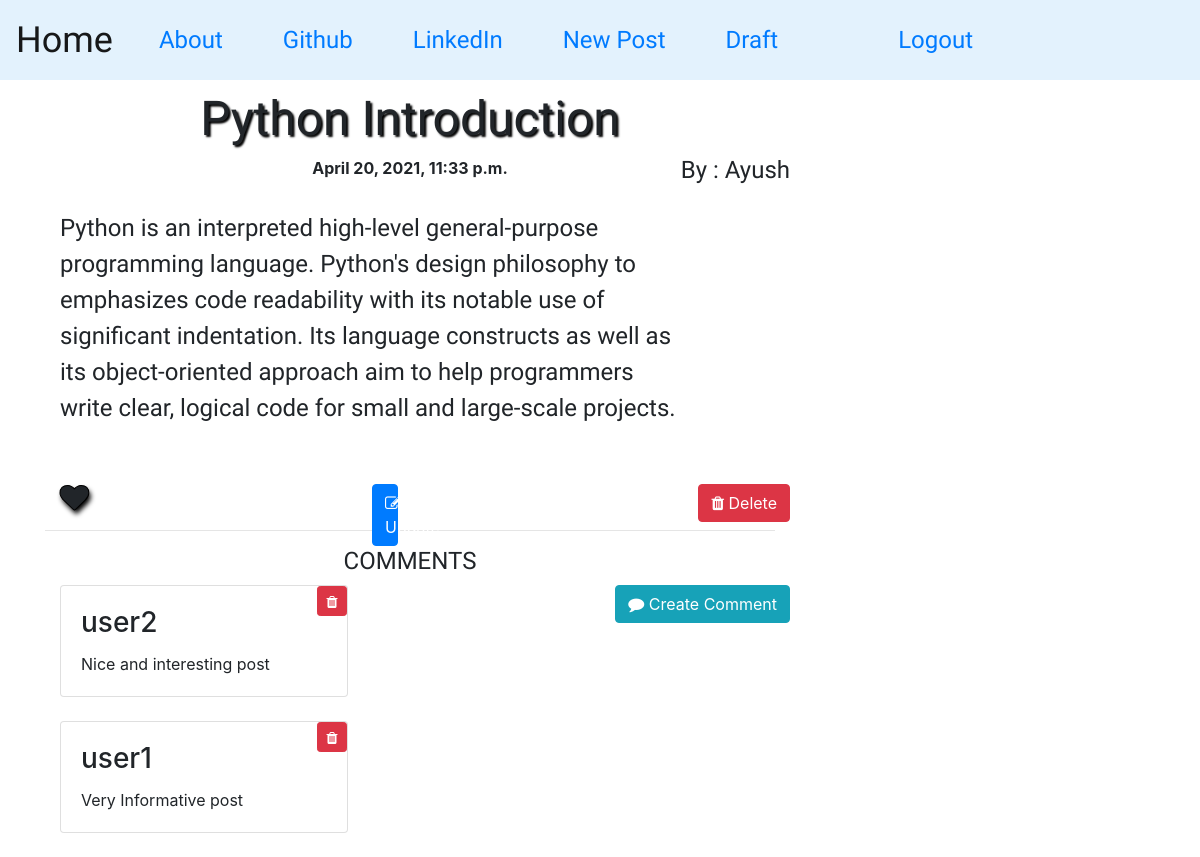
Screenshot of /detail/15/ (signed in) with the database file from the repository.
### blog/models.py (models this page shows, shortened)
class Post(models.Model):
    author = models.ForeignKey('auth.User', on_delete=models.CASCADE)
    title = models.TextField(max_length=128)
    text = models.TextField()
    create_date = models.DateTimeField(default=timezone.now)
    publish_date = models.DateTimeField(blank=True, null=True)
    likes = models.ManyToManyField('auth.User', related_name="post_likes")

class Comment(models.Model):
    post = models.ForeignKey(Post, related_name='comment_fk', on_delete=models.CASCADE)
    text = models.TextField()
    author = models.CharField(max_length=128)
    create_date = models.DateTimeField(default=timezone.now)
    class Meta:
        ordering = ["-create_date"]

### blog/views.py (the view)
# urls.py: path('detail/<pk>/', views.PostDetailView.as_view(), name='detail'),
class PostDetailView(LoginRequiredMixin,DetailView):  # post detail
    login_url = 'login'
    model = Post
    template_name = 'post/detail_post.html'
    context_object_name = 'post'

### blog/templates/blog/post/detail_post.html (shortened to what this page needs)
{% extends "base.html" %}
{% block content %}
  <div class="container" id="con1">
      <h1 class='posttitle loader'>{{post.title|title}}</h1>
      <h3 class='right_me myfont'>By : {{post.author|title}}</h3>
      {% if not post.publish_date %}
           <a href="{% url 'post_publish' test_pk=post.id %}"><input type="button" class="btn btn-warning" name="Publish" value="Publish"> </a>
      {% else %}
         <div class="date postdate">
            {{ post.publish_date }}
         </div>
      {% endif %}
      <pre class='para_text myfont'>{{post.text|safe|linebreaksbr}}</pre>
      <br><br>
      <i class="fa fa-heart like-btn" aria-hidden:'true' post-id={{post.id}}></i>
      {% if request.user.is_staff %}
          <a href="{% url 'update_post1' pk=post.id %}"><button class="btn btn-primary" style="position: absolute; right: 55%; left:45%;">
          <i class="fa fa-edit"></i> Update</button></a>
          <a href="{% url 'delete_post' pk=post.id %}"><button class="btn btn-danger btn_two"><i class="fa fa-trash"></i> Delete</button></a>
      {% endif %}
  </div>
  <h2  class="mysubtitle" >COMMENTS</h2>
  <a href="{% url 'comment_create' pk=post.id %}"> <button  class="btn btn-primary right_me btn-info"><i class="fa fa-comment"></i> Create Comment</button></a>
  <div class="container" id="con2">
    {% for comment in  post.comment_fk.all %}
        <div class="card" style="width: 18rem;">
          <div class="card-body">
             {% if comment.author|safe == request.user|safe or request.user.is_staff  %}
                   <button class="btn btn-danger at_right_top del-btn btn-sm" comment-id={{comment.id}}><i class="fa fa-trash"></i></button>
             {% endif %}
             <h3 class="card-title" >{{ comment.author }}</h3>
             <p class="card-text">{{comment.text}}</p>
          </div>
        </div>
      <br>
      {% empty %}
      <p>No comments!</p>
   {% endfor %}
  </div>
{% endblock %}

### blog/static/css/master.css (style rules this page uses)
.myfont { font-family: 'Days One', sans-serif; font-size: 1.5em; margin-bottom: 10px; }
.posttitle { font-family: 'Days One', sans-serif; font-size: 3em; text-align: center; text-shadow: 2px 2px 2px black; }
.mysubtitle { font-family: 'Days One', sans-serif; font-size: 1.5em; margin-bottom: 10px; text-align: center; }
.right_me { position: absolute; right: 0px; }
.at_right_top { width: 30px; height: 30px; position: absolute; right: 0; top: 0; transform: translate(0%,0%); }
.postdate { text-align: center; font-weight : bold }
.para_text { font-family: 'Days One', sans-serif; font-size: 1.5em; margin-bottom: 10px; margin-top:30px; }
.btn_two { position: absolute; right: 0px; }
.fa-heart { font-size:1.8em; text-shadow: 2px 4px 5px black; position: relative; -webkit-text-stroke-width: 1px; -webkit-text-stroke-color: black; }

### rows the page displays
Post: title "Python Introduction", author "Ayush", publish_date "April 20, 2021, 11:33 p.m.", text "Python is an interpreted high-level general-purpose programming language. Python's design philosophy to emphasizes code readability with its notable use of significant indentation. Its language constructs as well as its object-oriented approach aim to help programmers write clear, logical code for small and large-scale projects."
Comment: author "user2", text "Nice and interesting post"
Comment: author "user1", text "Very Informative post"
